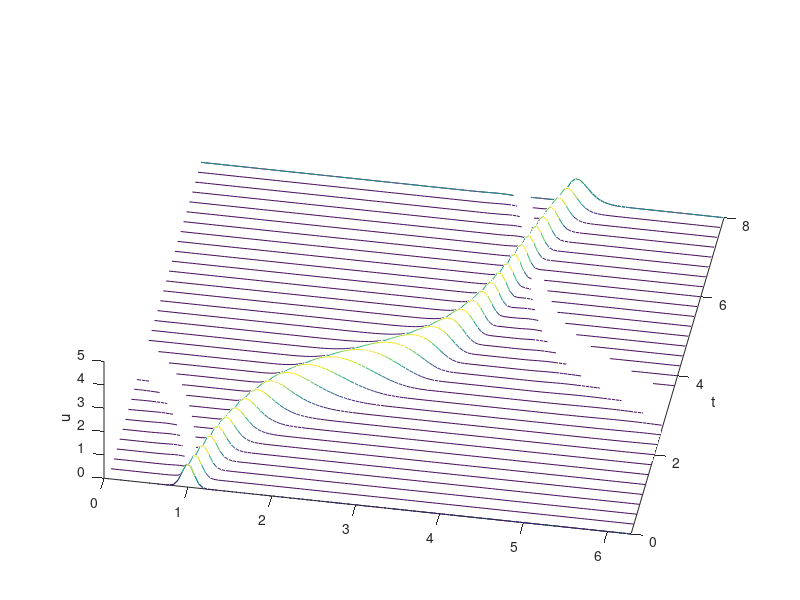

This chart was generated by the following MATLAB code:
% p6.m - variable coefficient wave equation

% Grid, variable coefficient, and initial data:
  N = 128; h = 2*pi/N; x = h*(1:N); t = 0; dt = h/4;
  c = .2 + sin(x-1).^2;
  v = exp(-100*(x-1).^2); vold = exp(-100*(x-.2*dt-1).^2);

% Time-stepping by leap frog formula:
  tmax = 8; tplot = .25; clf%, drawnow, set(gcf,'renderer','zbuffer')
  plotgap = round(tplot/dt); dt = tplot/plotgap;
  nplots = round(tmax/tplot);
  data = [v; zeros(nplots,N)]; tdata = t;
  for i = 1:nplots
    for n = 1:plotgap
      t = t+dt;
      v_hat = fft(v);
      w_hat = 1i*[0:N/2-1 0 -N/2+1:-1] .* v_hat;
      w = real(ifft(w_hat)); 
      vnew = vold - 2*dt*c.*w; vold = v; v = vnew;
    end
    data(i+1,:) = v; tdata = [tdata; t];
  end
figure(1)
waterfall(x,tdata,data)

 view(10,70), %colormap(1e-6*[1 1 1]);
  axis([0 2*pi 0 tmax 0 5]), ylabel t, zlabel u, grid off
